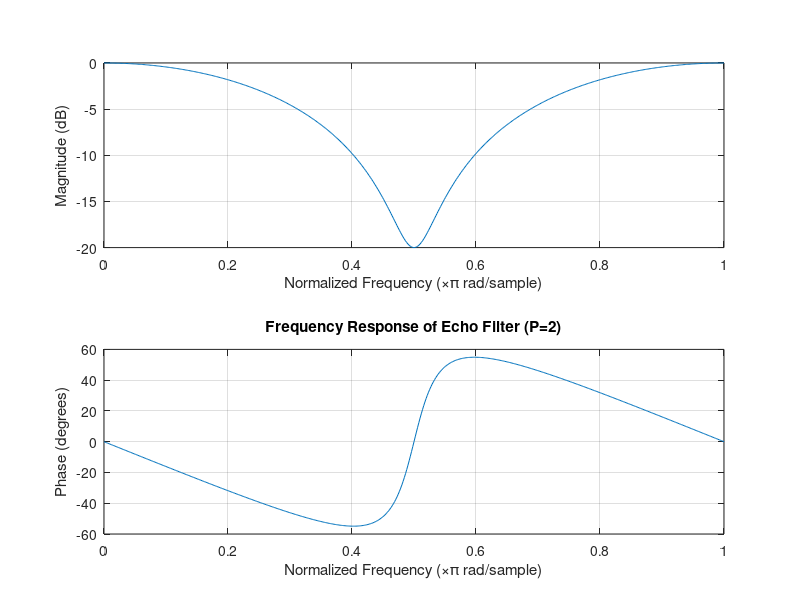
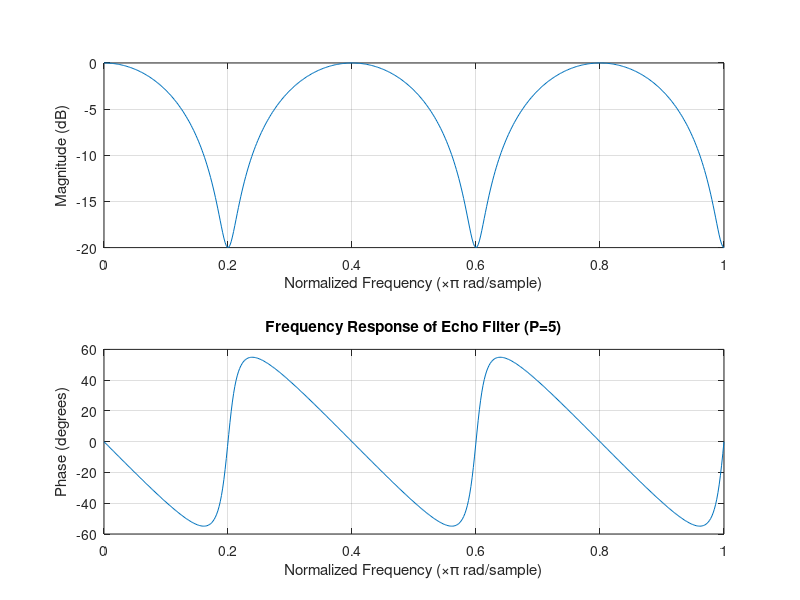
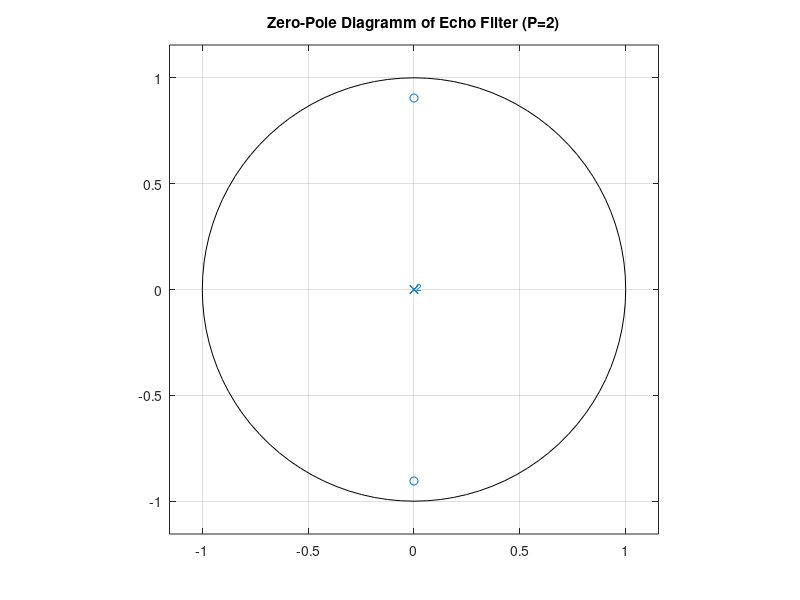
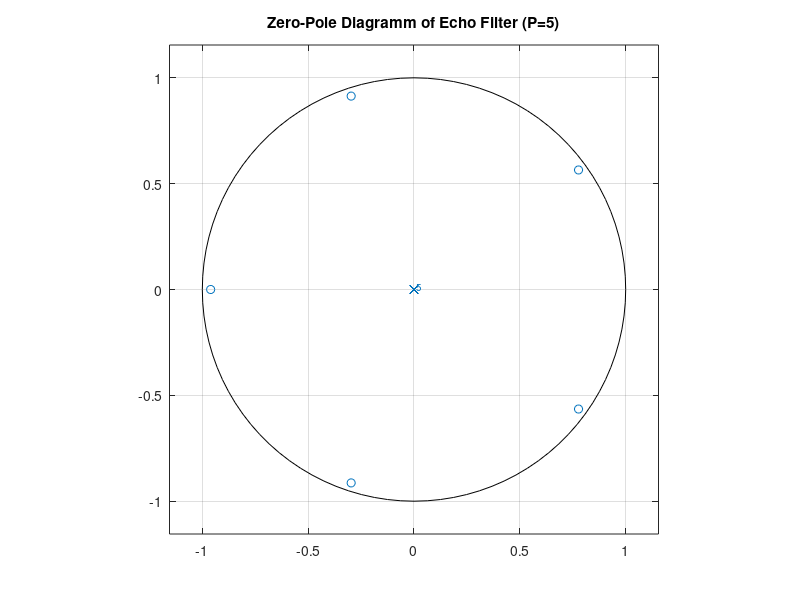

Recreate these plots in MATLAB, in order. (Note: this script raises an error after producing the figures.)
%ΑΝΔΡΕΑΣ ΚΑΛΑΒΑΣ 03119709
%1.1:
%α)το b2 είναι για P=2, το b5 είναι για P=5, το α είναι κοινό
a=[1];
b2=[0.55,0,0.45];
b5=[0.55,0,0,0,0,0.45];
%β)
freqz(b2,a);
grid on;
title("Frequency Response of Echo Filter (P=2)");
figure(2);
freqz(b5,a);
grid on;
title("Frequency Response of Echo Filter (P=5)");
%γ)
figure(3);
zplane(b2,a);
grid on;
title("Zero-Pole Diagramm of Echo Filter (P=2)");
figure(4);
zplane(b5,a);
grid on;
title("Zero-Pole Diagramm of Echo Filter (P=5)");
%δ)
figure(5);
impz(b2,a);
grid on;
title("Impulse Response of Echo Filter (P=2)");
figure(6);
impz(b5,a);
grid on;
title("Impulse Response of Echo Filter (P=5)");
%ε)Το br είναι για το φίλτρο αντήχησης (reverb), ενω το a είναι κοινό με τα
%προηγούμενα φίλτρα
br=[0.166375,0,0.408375,0,0.334125,0,0.091125];
figure(7);
freqz(br,a);
grid on;
title("Frequency Response of Reverb Filter");
figure(8);
zplane(br,a);
grid on;
title("Zero-Pole Diagramm of Reverb Filter");
figure(9);
impz(br,a);
grid on;
title("Impulse Response of Reverb Filter");
%στ) Το h1 είναι η κρουστική απόκριση του φίλτρου αντήχησης, ενώ το h2
%είναι η κορυστική απόκριση του φίλτρου απαλοιφής αντήχησης. Τα bd και ad
%είναι οι συντελεστές του φίλτρου απαλοιφής αντήχησης. Για να βρεθούν
%τα φιλτραρισμένα σήματα χρησιμοποιήθηκε η συνάρτηση conv()-συνέλιξη- και
%πήραμε το αρχικό μέρος των σημάτων(με τα 2 for) για να είναι πιο εύκολη η
%οπτικοποόησή τους στη γραφική παράσταση.
h1=impz(br,a);
ad=[0.166375,0,0.408375,0,0.334125,0,0.091125];
bd=[1];
h2=impz(bd,ad);
x=-1:13;
u=[0 1 1 1 1 1 0 0 0 0 0 0 0 0 0];
figure(10);
plot(x,u,'b.');
temp=conv(u,h1);
y1=temp(1:15);
hold on;
plot(x,y1,'gd');
temp=conv(y1,h2);
y2=temp(1:15);
plot(x,y2,'ro');
grid on;
title("Original,Reverbed and Dereverbed Signals");
legend("u[n]-u[n-5]","reverbed signal","dereverbed signal");
xlabel("n (samples)");
ylabel("Amplitude");

%1.2:
%α)p: οι πόλοι, z: τα μηδενικά του φίλτρου, bz και az οι συντελεστές των
%εξισώσεων διαφορών που αντιστοιχούν στο κάθε φίλτρο
p=[0.65+0.65i 0.65+0.65i 0.65-0.65i 0.65-0.65i];
z=[0.8 0.8 0.8i -0.8i];
p=p(:);
z=z(:);
figure(11);
zplane(z,p);
grid on;
title("Zero-Pole Diagramm of Bandpass Filter 1");
[bz1,az1]=zp2tf(z,p,1);
%β)
figure(12);
freqz(bz1,az1);
grid on;
title("Frequency Response of Bandpass Filter 1");
%γ)
figure(13);
impz(bz1,az1);
grid on;
title("Impulse Response of Bandpass Filter 1");
figure(14);
stepz(bz1,az1);
grid on;
title("Step Response of Bandpass Filter 1");
%δ)
p=[0.7+0.7i 0.7+0.7i 0.7-0.7i 0.7-0.7i];
p=p(:);
figure(15);
zplane(z,p);
grid on;
title("Zero-Pole Diagramm of Bandpass Filter 2");
[bz2,az2]=zp2tf(z,p,1);
figure(16);
freqz(bz2,az2);
grid on;
title("Frequency Response of Bandpass Filter 2");
figure(17);
impz(bz2,az2);
grid on;
title("Impulse Response of Bandpass Filter 2");
p=[0.707+0.707i 0.707+0.707i 0.707-0.707i 0.707-0.707i];
p=p(:);
figure(18);
zplane(z,p);
grid on;
title("Zero-Pole Diagramm of Bandpass Filter 3");
[bz3,az3]=zp2tf(z,p,1);
figure(19);
freqz(bz3,az3);
grid on;
title("Frequency Response of Bandpass Filter 3");
figure(20);
impz(bz3,az3);
grid on;
title("Impulse Response of Bandpass Filter 3");
p=[0.75+0.75i 0.75+0.75i 0.75-0.75i 0.75-0.75i];
p=p(:);
figure(21);
zplane(z,p);
grid on;
title("Zero-Pole Diagramm of Bandpass Filter 4");
[bz4,az4]=zp2tf(z,p,1);
figure(22);
freqz(bz4,az4);
grid on;
title("Frequency Response of Bandpass Filter 4");
figure(23);
impz(bz4,az4);
grid on;
title("Impulse Response of Bandpass Filter 4");
%ε)
p=[0.4+0.7i 0.4+0.7i 0.4-0.7i 0.4-0.7i];
p=p(:);
figure(24);
zplane(z,p);
grid on;
title("Zero-Pole Diagramm of Bandpass Filter 5");
[bz5,az5]=zp2tf(z,p,1);
figure(25);
freqz(bz5,az5);
grid on;
title("Frequency Response of Bandpass Filter 5");
%στ)
p=[0.65+0.65i 0.65+0.65i 0.65-0.65i 0.65-0.65i];
p=p(:);
z=[0.77+0.2i 0.2+0.77i 0.77-0.2i 0.2-0.77i];
z=z(:);
figure(26);
zplane(z,p);
grid on;
title("Zero-Pole Diagramm of Bandpass Filter 6");
[bz6,az6]=zp2tf(z,p,1);
figure(27);
freqz(bz6,az6);
grid on;
title("Frequency Response of Bandpass Filter 6");
z=[0.4+0.7i 0.7+0.4i 0.4-0.7i 0.7-0.4i];
z=z(:);
figure(28);
zplane(z,p);
grid on;
title("Zero-Pole Diagramm of Bandpass Filter 7");
[bz7,az7]=zp2tf(z,p,1);
figure(29);
freqz(bz7,az7);
grid on;
title("Frequency Response of Bandpass Filter 7");

s=29;

%2.1:
%α)
[Y,fs]=audioread('viola_series.wav');
figure(1+s);
dt=1/44100;
t=0:dt:9;
plot(t,Y(1:396901));
grid on;
title('Signal viola series');
xlabel('Time (sec)');
sound(Y,fs);
%β)
m=max(max(Y),abs(min(Y)));
y=Y/m;
n=0:999;
w=0.54+0.46*cos(2*pi.*n/1000);
figure(2+s);
plot(t,50*y(1:396901));
y2=y.*y;
E=conv(y2,w);
hold on;
plot(t,E(1:396901));
grid on;
title('Energy of signal viola series');
xlabel('Time (sec)');
%γ)
dft1=fft(Y,fs);
figure(3+s);
plot(abs(dft1(1:6000)));
grid on;
title('DFT of signal viola series');
xlabel('Frequency (Hz)');

%δ)
dnpart=Y(232000:233000);
figure(4+s);
t=0:(dt*1000):(10000/441);
plot(t,dnpart(1:1001));
grid on;
title('Viola D4 note instance');
xlabel('Time (msec)');

%ε)
Dnote=Y(220500:286650);
dft2=fft(Dnote,fs);
figure(5+s);
plot(abs(dft2(1:6001)));
grid on;
title('DFT of viola D4 note');
xlabel('Frequency (Hz)');

%στ)
[Enote,fs]=audioread('viola_note.wav');
figure(6+s);
t=0:dt:(200/147);
plot(t,Enote(1:60001));
grid on;
title('Signal viola note');
xlabel('Time (sec)');
dft3=fft(Enote,fs);
figure(7+s);
plot(abs(dft3(1:6001)));
grid on;
title('DFT of viola E4 note');
xlabel('Frequency (Hz)');

%2η αρμονική
pp2=[0.9957+0.0923i 0.9957+0.0923i 0.9957-0.0923i 0.9957-0.0923i];
zz2=[0.995+0.0923i 0.9957+0.092i 0.995-0.0923i 0.9957-0.092i];
pp2=pp2(:);
zz2=zz2(:);
[bzz2,azz2]=zp2tf(zz2,pp2,1);
hzon2=impz(bzz2,azz2);
out2=conv(Enote,hzon2);
figure(8+s);
t=0:dt*1000:(5/441)*1000;
plot(t,out2(70000:70500));
grid on;
title('Section of 2nd Harmonic of viola E4 note');
xlabel('Time (msec)');
dft4=fft(out2,fs);
figure(9+s);
plot(abs(dft4(1:6001)));
grid on;
title('DFT of filtered viola E4 note (2nd harmonic)');
xlabel('Frequency (Hz)');

%4η αρμονική
pp4=[0.9828+0.1844i 0.9828+0.1844i 0.9828-0.1844i 0.9828-0.1844i];
zz4=[0.982+0.1844i 0.9828+0.184i 0.982-0.1844i 0.9828-0.184i];
pp4=pp4(:);
zz4=zz4(:);
[bzz4,azz4]=zp2tf(zz4,pp4,1);
hzon4=impz(bzz4,azz4);
out4=conv(Enote,hzon4);
figure(10+s);
plot(t,out4(30000:30500));
grid on;
title('Section of 4th Harmonic of viola E4 note');
xlabel('Time (msec)');
dft5=fft(out4,fs);
figure(11+s);
plot(abs(dft5(1:6001)));
grid on;
title('DFT of filtered viola E4 note (4th harmonic)');
xlabel('Frequency (Hz)');

%2.2:
%α)
[piano,fs]=audioread('piano_note.wav');
figure(12+s);
t=0:dt:(49999*dt);
plot(t,piano(1:50000));
grid on;
title('Signal piano note');
xlabel('Time (sec)');
%β)
as=[1];
bech=zeros(1,6616);
bech(1)=0.6;
bech(6616)=0.4;
ecim=impz(bech,as);
brev=zeros(1,19846);
brev(1)=0.216;
brev(6616)=0.432;
brev(13231)=0.288;
brev(19846)=0.064;
reim=impz(brev,as);
echoed=conv(piano,ecim);
reverbed=conv(piano,reim);
figure(13+s);
t=0:dt:(56614*dt);
plot(t,echoed(1:56615));
grid on;
title('Echoed piano note');
xlabel('Time (sec)');
figure(14+s);
t=0:dt:(69844*dt);
plot(t,reverbed(1:69845));
grid on;
title('Reverbed piano note');
xlabel('Time (sec)');
figure(15+s);
t=0:dt:(49999*dt);
plot(t,piano(1:50000));
hold on;
plot(t,echoed(1:50000));
plot(t,reverbed(1:50000));
title('Original/Echoed/Reverbed piano note');
xlabel('Time (sec)');
legend('Original','Echoed','Reverbed');
sound(echoed,fs);
sound(reverbed,fs);
%γ)
orft=fft(piano,fs);
figure(16+s);
f=1:44100;
plot(f,mag2db(abs(orft)));
grid on;
title('DFT of signal piano note');
xlabel('Frequency (Hz)');
ylabel('Amplitude (dB)');
ecft=fft(echoed,fs);
figure(17+s);
plot(f,mag2db(abs(ecft)));
grid on;
title('DFT of echoed piano note');
xlabel('Frequency (Hz)');
ylabel('Amplitude (dB)');
reft=fft(reverbed,fs);
figure(18+s);
plot(f,mag2db(abs(reft)));
grid on;
title('DFT of reverbed piano note');
xlabel('Frequency (Hz)');
ylabel('Amplitude (dB)');
figure(19+s);
plot(f,mag2db(abs(orft)));
hold on;
plot(f,mag2db(abs(ecft)));
plot(f,mag2db(abs(reft)));
title('DFT of original/echoed/reverbed piano note');
xlabel('Frequency (Hz)');
ylabel('Amplitude (dB)');
legend('Original','Echoed','Reverbed');
%δ)
bte=zeros(1,1200);
bte(1)=0.6;
bte(1200)=0.4;
teim=impz(bte,as);
tesi=conv(piano,teim);
sound(tesi,fs);
%ε)
audiowrite('echoed.wav',echoed,fs);
audiowrite('reverbed.wav',reverbed,fs);
%στ)
adrev=zeros(1,19846);
adrev(1)=0.216;
adrev(6616)=0.432;
adrev(13231)=0.288;
adrev(19846)=0.064;
bdrev=[1];
dereverbed=filter(bdrev,adrev,reverbed);
figure(20+s);
plot(piano);
hold on;
plot(dereverbed);
title('Original and Dereverbed signals');
xlabel('Time (sec)');
legend('Original','Dereverbed');
hs=filter(bdrev,adrev,reim);
%ζ)
adrev5=zeros(1,19861);
adrev5(1)=0.216;
adrev5(6621)=0.432;
adrev5(13241)=0.288;
adrev5(19861)=0.064;
dereverbed5=filter(bdrev,adrev5,reverbed);
figure(21+s);
t=0:dt:1.5;
plot(t,dereverbed5(1:66151));
grid on;
title('Dereverbed signal (5 samples off)');
xlabel('Time (sec)');
h5=filter(bdrev,adrev5,reim);

adrev10=zeros(1,19876);
adrev10(1)=0.216;
adrev10(6626)=0.432;
adrev10(13251)=0.288;
adrev10(19876)=0.064;
dereverbed10=filter(bdrev,adrev10,reverbed);
figure(22+s);
plot(t,dereverbed10(1:66151));
grid on;
title('Dereverbed signal (10 samples off)');
xlabel('Time (sec)');
h10=filter(bdrev,adrev10,reim);

adrev50=zeros(1,19996);
adrev50(1)=0.216;
adrev50(6666)=0.432;
adrev50(13331)=0.288;
adrev50(19996)=0.064;
dereverbed50=filter(bdrev,adrev50,reverbed);
figure(23+s);
plot(t,dereverbed50(1:66151));
grid on;
title('Dereverbed signal (50 samples off)');
xlabel('Time (sec)');
h50=filter(bdrev,adrev50,reim);

figure(24+s);
t=0:dt:(9/20);
plot(t,hs(1:19846));
grid on;
title('Total Impulse Response for Reverb/Dereverb System');
xlabel('Time (sec)');
figure(25+s);
plot(t,h5(1:19846));
grid on;
title('Total Impulse Response for Reverb/Dereverb (5 samples off) System');
xlabel('Time (sec)');
figure(26+s);
plot(t,h10(1:19846));
grid on;
title('Total Impulse Response for Reverb/Dereverb (10 samples off) System');
xlabel('Time (sec)');
figure(27+s);
plot(t,h50(1:19846));
grid on;
title('Total Impulse Response for Reverb/Dereverb (50 samples off) System');
xlabel('Time (sec)');